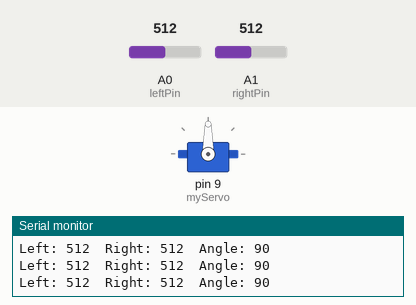
Recording of a sketch running on a simulated Arduino Uno, built with avr-gcc and run on an emulated ATmega328P. Shown: servo, the last lines printed to the serial monitor. The test bench sets the inputs (shaded band); at power-on: A0 (leftPin) = 512, A1 (rightPin) = 512.

Above: at 1.3 s.
1.4 s: A0 (leftPin) set to 555
2.9 s: A0 (leftPin) set to 574
At 5.8 s:
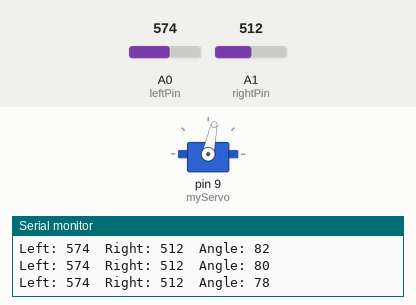
5.9 s: A0 (leftPin) set to 469
At 6.4 s:
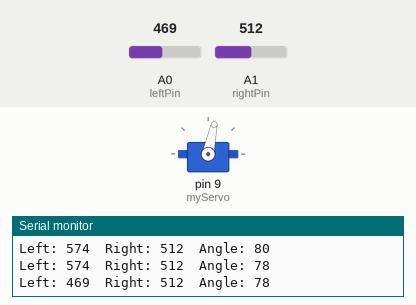
7.4 s: A0 (leftPin) set to 453
At 10.3 s:
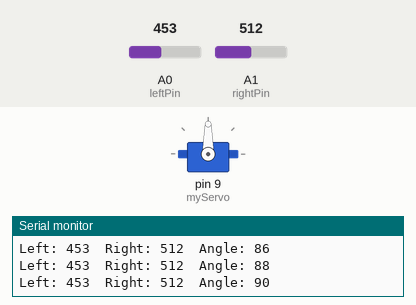
10.4 s: A0 (leftPin) set to 511
At 11.0 s:
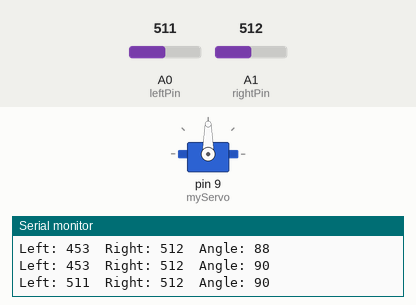
11.9 s: A1 (rightPin) set to 545
13.4 s: A1 (rightPin) set to 579
At 16.4 s:
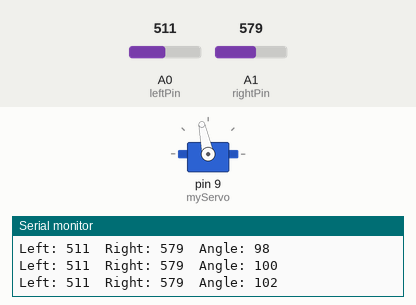
Timing chart, 0 to 22.5 s (numbered marks = the images above; inputs shaded):
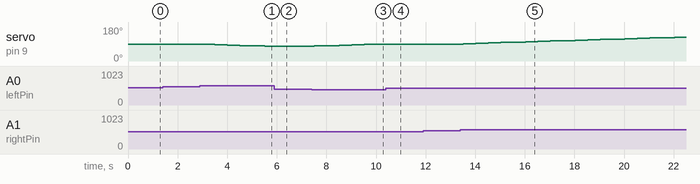

The sketch:

Solar_Tracker.ino
```cpp
#include <Servo.h>

Servo myServo;

const int leftPin = A0;
const int rightPin = A1;

int angle = 90;
const int stepSize = 2;
const int threshold = 50;

void setup() {
  myServo.attach(9);
  myServo.write(angle);
  Serial.begin(9600);
}

void loop() {
  int leftValue = analogRead(leftPin);
  int rightValue = analogRead(rightPin);

  if (leftValue > rightValue + threshold) {
    angle -= stepSize;
  } else if (rightValue > leftValue + threshold) {
    angle += stepSize;
  }
  // else: roughly balanced, hold position

  if (angle < 0) {
    angle = 0;
  } else if (angle > 180) {
    angle = 180;
  }

  myServo.write(angle);

  Serial.print("Left: ");
  Serial.print(leftValue);
  Serial.print("  Right: ");
  Serial.print(rightValue);
  Serial.print("  Angle: ");
  Serial.println(angle);

  delay(500);
}
```

Measured:
- the behaviour switches between 562 and 563 on A0 (leftPin) (found by bisection; images 0 and 1)
- the behaviour switches between 462 and 461 on A0 (leftPin) (found by bisection; images 2 and 3)
- the behaviour switches between 561 and 562 on A1 (rightPin) (found by bisection; images 4 and 5)
- after the input at 2.9 s, servo on pin 9 (myServo): moves from 90° to 78° over 2.5 s, starting after 0.11 s
- after the input at 5.9 s, servo on pin 9 (myServo): stays 78° (without the input it goes to 76° after 0.11 s)
- after the input at 7.4 s, servo on pin 9 (myServo): moves from 78° to 90° over 2.5 s, starting after 0.11 s
- after the input at 10.4 s, servo on pin 9 (myServo): stays 90° (without the input it goes to 92° after 0.12 s)
- after the input at 13.4 s, servo on pin 9 (myServo): moves from 90° to 126° over 8.5 s, starting after 0.13 s
